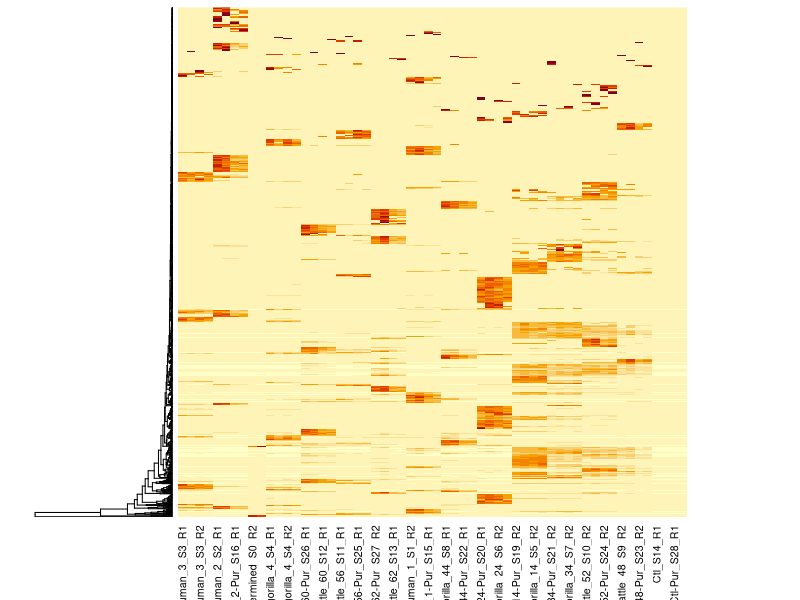
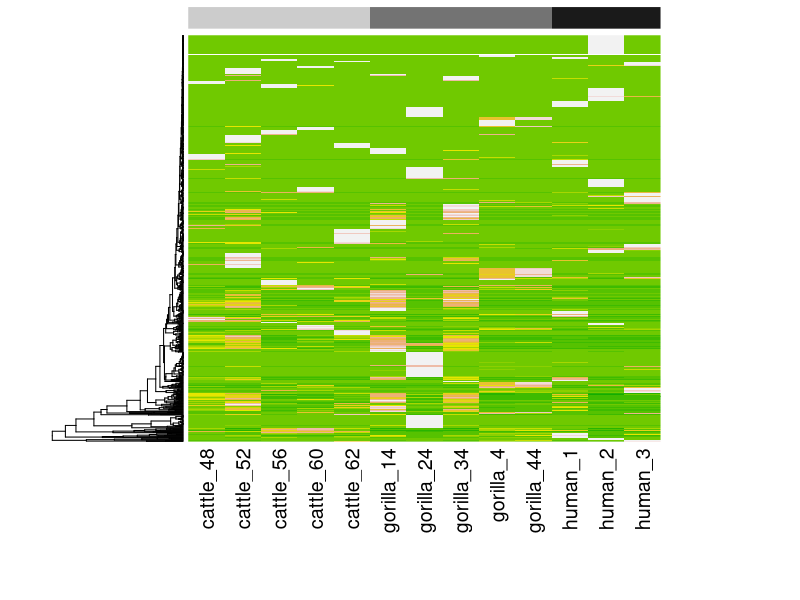

Here is the R script that generated these plots, in order: (Note: this script raises an error after producing the figures.)
require(graphics); require(grDevices)

#setwd("C:/Users/David Hayman/Dropbox/marsden/ORION__sample_results")

data<-read.csv("06032015_run_mfp_scan_v5.csv",header=T,row.names=1)
colnames(data) <- c(#"UniqueID",
  "human_3_S3_R1",
  "human_3-Pur_S17_R1",
  "human_3_S3_R2",
  "human_3-Pur_S17_R2",
  "human_2_S2_R1",
  "human_2_S2_R2",
  "human_2-Pur_S16_R1",
  "human_2-Pur_S16_R2",
  "Undetermined_S0_R2",
  "Undetermined_S0_R1",
  "gorilla_4_S4_R1",
  "gorilla_4-Pur_S18_R1",
  "gorilla_4_S4_R2",
  "gorilla_4-Pur_S18_R2",
  "cattle_60-Pur_S26_R1",
  "cattle_60-Pur_S26_R2",
  "cattle_60_S12_R1",
  "cattle_60_S12_R2",
  "cattle_56_S11_R1",
  "cattle_56_S11_R2",
  "cattle_56-Pur_S25_R1",
  "cattle_56-Pur_S25_R2",
  "cattle_62-Pur_S27_R2",
  "cattle_62-Pur_S27_R1",
  "cattle_62_S13_R1",
  "cattle_62_S13_R2",
  "human_1_S1_R2",
  "human_1_S1_R1",
  "human_1-Pur_S15_R1",
  "human_1-Pur_S15_R2",
  "gorilla_44_S8_R1",
  "gorilla_44_S8_R2",
  "gorilla_44-Pur_S22_R1",
  "gorilla_44-Pur_S22_R2",
  "gorilla_24-Pur_S20_R1",
  "gorilla_24_S6_R1",
  "gorilla_24_S6_R2",
  "gorilla_24-Pur_S20_R2",
  "gorilla_14-Pur_S19_R2",
  "gorilla_14-Pur_S19_R1",
  "gorilla_14_S5_R2",
  "gorilla_14_S5_R1",
  "gorilla_34-Pur_S21_R2",
  "gorilla_34-Pur_S21_R1",
  "gorilla_34_S7_R2",
  "gorilla_34_S7_R1",
  "cattle_52_S10_R2",
  "cattle_52_S10_R1",
  "cattle_52-Pur_S24_R2",
  "cattle_52-Pur_S24_R1",
  "cattle_48_S9_R2",
  "cattle_48_S9_R1",	
  "cattle_48-Pur_S23_R2",	
  "cattle_48-Pur_S23_R1",
  "Ctl_S14_R1",
  "Ctl_S14_R2",
  "Ctl-Pur_S28_R1",
  "Ctl-Pur_S28_R2")

# 
data<-data.matrix(data)
# heatmap(data,na.rm=T)

## to remove the contamination
df1<-data[!(rowSums(data[,55:58])>0),]
heatmap(df1,Colv=NA,labRow=NA)

test<-df1[,1:54]
# heatmap(test,Colv=NA,labRow=NA,margins=c(12,7),cexCol=0.5)
colnames = c( "human_3",
              "human_2",
              "gorilla_4",
              "cattle_60",
              "cattle_56",
              "cattle_62",
              "human_1",
              "gorilla_44",
              "gorilla_24",
              "gorilla_14",
              "gorilla_34",
              "cattle_52",
              "cattle_48")

# calculate the means
means = lapply(colnames, function(name) { apply(test[,grep(name, colnames(test))], 1, mean) })

# build the result
result = do.call(cbind, means)
#result = as.data.frame(t(result))
colnames(result) = colnames
# 
m <- result[,order(colnames(result))]

heatmap(m,Colv=NA,
  labRow=NA,col=terrain.colors(20, alpha = 1),
         margins=c(12,7),
         ColSideColors = c(rep("grey80",5),
                           rep("grey45",5),
                           rep("grey10",3)),
         cexCol=1.8)

res<-rownames(test)
 # write.csv(res,"res.csv")

virusresults<-test[grep("virus",res),] # returns those with 'virus' in

# virusresults<-test[c(300, # rift valley fever virus - 1 gorilla (4), 3 cattle (1:3) 
# 1016, # picobirnavirus 1 cow (2) # novel - see map : http://www.hindawi.com/journals/bmri/2014/780752/
# 1021, # Dromedary picobirnavirus 1 cow (2)
# 1069#, # Lassa virus 1 human (2)
# # 1147 # Hyposoter fugitivus ichnovirus
# ) ,]
##
# rownames(virusresults)<-c("RVFV",#"RVF virus",
#                           "PV",#"Picobirnavirus",
#                           "PV(D)",#"Picobirnavirus (D)",
#                           "LFV")#'Lassa virus')#,
#                           #"Ichnovirus (Hyposoter fugitivus)")

virusres<-as.data.frame(virusresults)
 virusres$virus<-rownames(virusres)

virusres<-virusres[-c(1,6),]
  
library(ggplot2)
library(plyr)
library(reshape2)

vres<-melt(virusres)

p <- qplot(x=virus, y=value, fill=variable,
                       data=vres, geom="bar", stat="identity",
                       position="dodge",ylab="reads")

p+theme(text = element_text(size=20),
        axis.text.x = element_text(angle=90, vjust=1,colour="grey20")) 


p <- qplot(x=virus, y=value, fill=variable,
           data=vres, geom="bar", stat="identity",
           position="stack",ylab="reads")

p+theme(text = element_text(size=20),
        axis.text.x = element_text(angle=90, vjust=1,colour="grey20")) 


virusres[virusres == 0]<-NA
virusres <- virusres[,colSums(is.na(virusres))<nrow(virusres)]
virusres
vres<-melt(virusres)

p <- qplot(x=virus, y=value, fill=variable,
           data=vres, geom="bar", stat="identity",
           position="dodge",ylab="reads")

p+theme(text = element_text(size=20),
        axis.text.x = element_text(angle=90, vjust=1,colour="grey20"))+
  scale_fill_hue(c=90, l=55)+ scale_fill_brewer(palette="Set1")

p <- qplot(x=virus, y=value, fill=variable,
           data=vres, geom="bar", stat="identity",
           position="stack",ylab="reads")

# cbPalette <- c("#999999", "#56B4E9", "#0072B2", "#D55E00", "#CC79A7")

p+theme(text = element_text(size=20),
        axis.text.x = element_text(angle=90, vjust=1,colour="grey20"))+
  scale_fill_hue(c=90, l=55)+ scale_fill_brewer(palette="Set1")


##

names(vres)<-c("virus","host","value")

p <- qplot(x=virus, y=value, fill=host,
           data=vres, geom="bar", stat="identity",
           position="dodge",ylab="reads")
p+ theme(text = element_text(size=20),
         axis.title.x=element_blank(),
      axis.text.x = element_text(angle=90, vjust=1,colour="grey20"))+
  scale_fill_hue(c=90, l=55)+ scale_fill_brewer(palette="Set1")


colnames = c( "human_3",
              "human_2",
              "gorilla_4",
              "cattle_60",
              "cattle_56",
              "cattle_62",
              "human_1",
              "gorilla_44",
              "gorilla_24",
              "gorilla_14",
              "gorilla_34",
              "cattle_52",
              "cattle_48")

# calculate the means
means = lapply(colnames, function(name) { apply(virusresults[,grep(name, colnames(virusresults))], 1, mean) })

# build the result
result = do.call(cbind, means)
result = as.data.frame(t(result))
rownames(result) = colnames

### KEEP TO REMOVE HAs IF NEEDED
result[result == 0]<-NA
result <- result[rowSums(is.na(result))<ncol(result),]
result

colnames(result)<-c("Microvirus","Picobirnavirus",
                    "D - picobirnavirus","Hepatitis C virus",
                    "Lassa virus","Hyposoter fugitivus ichnovirus")
result<-result[,2:5]

vs_r<-melt(t(result))
colnames(vs_r)<-c("virus","host","reads")


p <- qplot(x=virus, y=reads, fill=host,
           data=vs_r, geom="bar", stat="identity",
           position="dodge",ylab="reads")

p+theme(text = element_text(size=20),
        axis.text.x = element_text(angle=90, vjust=1,colour="grey20"))+
  scale_fill_hue(c=90, l=55)+ scale_fill_brewer(palette="Set1")


p <- qplot(x=virus, y=reads, fill=host,
           data=vs_r, geom="bar", stat="identity",
           position="stack",ylab="reads",asp=1)

p+theme(text = element_text(size=20),
        axis.text.x = element_text(angle=90, vjust=1,colour="grey20"))+
  scale_fill_hue(c=90, l=55)+ scale_fill_brewer(palette="Set1")


  ggplot(data=vs_r, aes(x=host,y=reads, fill=host)) +
    labs(y="Mean reads") +
    geom_bar(position='dodge',stat="identity")+
    facet_wrap( ~virus , nrow=1)+
   theme( axis.text.x = element_text(angle = 90,colour = "grey10"),
     text = element_text(size=20))

  colnames(vs_r)[2]<-c("host_id")
  ggplot(data=vs_r, aes(x=host_id,y=reads, fill=host_id)) +
    labs(y="mean reads") +
    geom_bar(position='dodge',stat="identity")+
    facet_wrap( ~virus , nrow=1)+
    theme( axis.text.x = element_blank(),
           axis.title.x = element_blank(),
           text = element_text(size=20))
  